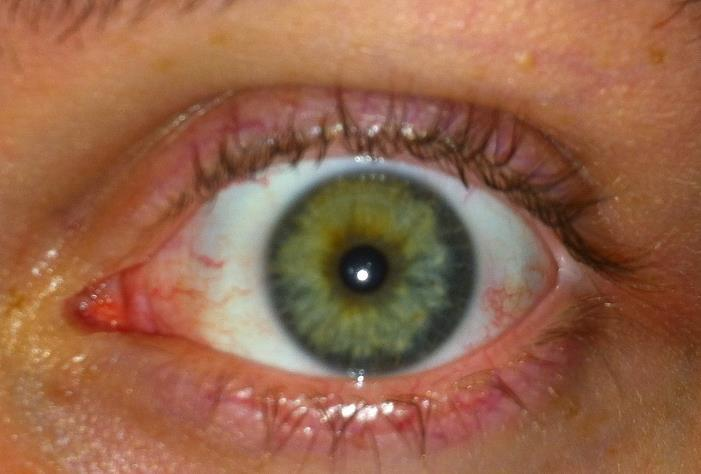
#> input picture 2025-1/Trabalho 2/olho01.jpg, 701 x 474 px
$ python Trabalho01.py '../Trabalho 2/olho01.jpg'
#> lines starting #> are read from the running program, lines starting #| are printed output that depends on the picture; after the words box and inside, x2 and y2 are one past the last pixel; in counts of white or black regions, pixels touching at a corner belong together
# Felipe Bona, João Martinho

import os
import sys
from datetime import datetime

import imageio
import nibabel as nib
import numpy as np
from PIL import Image
from scipy.ndimage import binary_erosion, generate_binary_structure


class ProcessadorDeImagens:
    def __init__(self, caminho_entrada):
        self.caminho_entrada = caminho_entrada
        self.diretorio_saida = f"saida_{datetime.now().strftime('%Y%m%d_%H%M%S')}"
        self.imagem_original = None
        self.imagem_atual = None
        self.eh_3d = False

    def carregar_imagem(self):
        try:
            if not os.path.isfile(self.caminho_entrada):
                raise FileNotFoundError(f"ERRO: arquivo não encontrado.")

            if self.caminho_entrada.lower().endswith(('.nii', '.nii.gz')):
                img = nib.load(self.caminho_entrada)
                dados = img.get_fdata()
                if dados.ndim == 2:
                    dados = dados[..., np.newaxis]
                self.imagem_original = dados
                self.eh_3d = True
            else:
                img = Image.open(self.caminho_entrada)
#> img is the input picture: PIL image 701x474 RGB; mean R, G, B 150, 101.6, 74.9
                if img.mode != 'L':
                    img = img.convert('L')
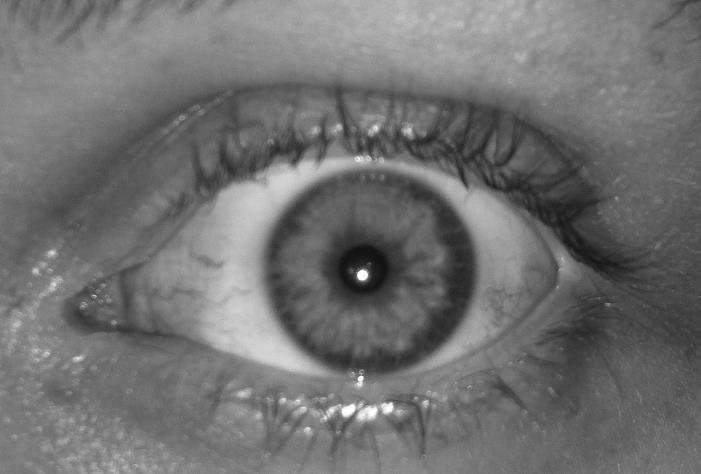
#> img: PIL image 701x474 L; min 16, max 255, mean 113
                self.imagem_original = np.array(img)
                self.eh_3d = False

            self.imagem_original = (self.imagem_original - np.min(self.imagem_original)) / (
                    np.max(self.imagem_original) - np.min(self.imagem_original) + 1e-8)
            self.imagem_atual = self.imagem_original.copy()

            print(f"Imagem {'3D' if self.eh_3d else '2D'} carregada. Dimensões: {self.imagem_original.shape}")
#| Imagem 2D carregada. Dimensões: (474, 701)
            return True

        except Exception as e:
            print(f"ERRO AO CARREGAR: {str(e)}")
            return False

    def salvar_imagem(self, etapa):
        try:
            os.makedirs(self.diretorio_saida, exist_ok=True)
            caminho_saida = os.path.join(self.diretorio_saida, f"etapa_{etapa}")

            if self.eh_3d:
                nib.save(nib.Nifti1Image(self.imagem_atual, np.eye(4)), f"{caminho_saida}.nii.gz")
            else:
                img_2d = (np.squeeze(self.imagem_atual) * 255).astype(np.uint8)
                imageio.imwrite(f"{caminho_saida}.png", img_2d)

            print(f"Etapa {etapa} salva em: {caminho_saida}")
            return True
        except Exception as e:
            print(f"ERRO AO SALVAR: {str(e)}")
            return False

    def binarizar(self, limiar=0.5):
        try:
            self.imagem_atual = (self.imagem_atual > limiar).astype(np.uint8)
            return True
        except Exception as e:
            print(f"ERRO NA BINARIZAÇÃO: {str(e)}")
            return False

    def erodir(self):
        try:
            dim = 3 if self.eh_3d else 2
            estrutura = generate_binary_structure(dim, 2)

            binaria_img = (self.imagem_atual > 0.5).astype(np.uint8)
            self.imagem_atual = binary_erosion(binaria_img, structure=estrutura)
            return True
        except Exception as e:
            print(f"ERRO NA EROSÃO: {str(e)}")
            return False

    def detectar_contornos(self):
        try:
            binaria_img = (self.imagem_atual > 0.5).astype(np.uint8)

            dim = 3 if self.eh_3d else 2
            estrutura = generate_binary_structure(dim, 2)
            erodida = binary_erosion(binaria_img, structure=estrutura)

            self.imagem_atual = binaria_img - erodida
            return True
        except Exception as e:
            print(f"ERRO NOS CONTORNOS: {str(e)}")
            return False


def main():
    print("=== PROCESSADOR DE IMAGENS 3D ===")

    if len(sys.argv) > 1:
        caminho_entrada = sys.argv[1]
    else:
        caminho_entrada = input("Digite o caminho da imagem (absoluto): ").strip('"')

    processador = ProcessadorDeImagens(caminho_entrada)

    if not processador.carregar_imagem():
        input("\nPressione enter para sair...")
        sys.exit(1)

    etapas = [
        ("1. Binarização", processador.binarizar),
        ("2. Erosão", processador.erodir),
        ("3. Detecção de contornos", processador.detectar_contornos)
    ]

    for nome, operacao in etapas:
        print(f"\n{nome}")
        if not operacao():
            print("INTERROMPIDO: erro na operação")
            input("Pressione enter para sair...")
            sys.exit(1)
        processador.salvar_imagem(nome[0])
#> this loop made 3 passes
#> pass 1, in binarizar, `self.imagem_atual = (self.imagem_atual > limiar).astype(np.uint8)`:
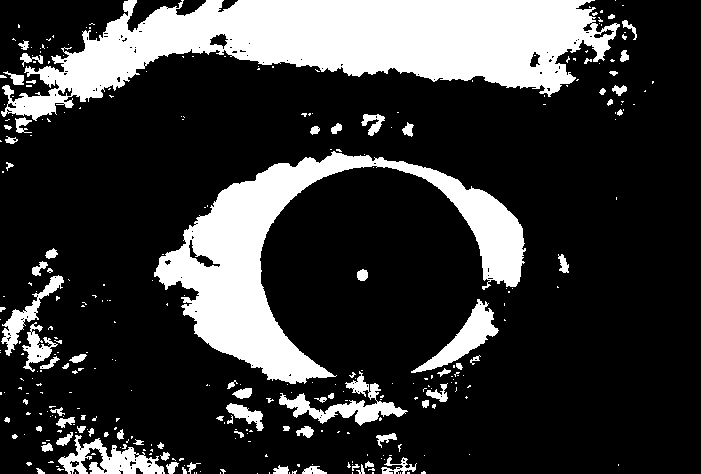
#> self.imagem_atual: shape (474, 701); values 0 (black) and 1 (white), 22.2% white; 328 white regions (251 under 20 px), largest, box (x1, y1, x2, y2) and area: (1, 0, 620, 121) 36687, (154, 151, 526, 384) 23256, (279, 371, 408, 426) 1976
#> pass 2, in erodir, `self.imagem_atual = binary_erosion(binaria_img, structure=estrutura)`:
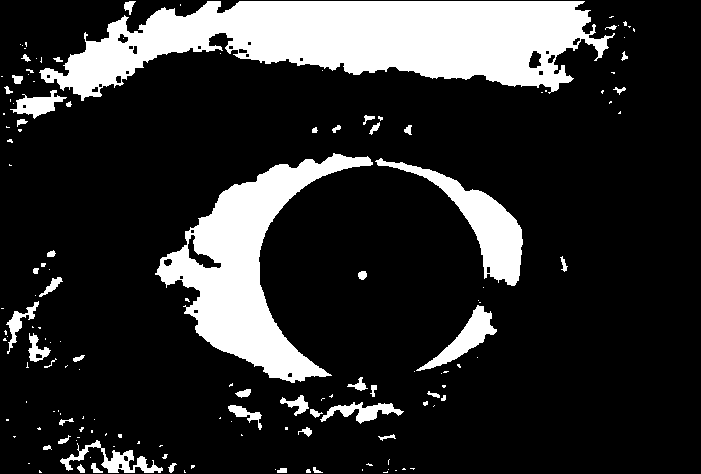
#> self.imagem_atual: shape (474, 701) bool; 18.4% white; 151 white regions (102 under 20 px), largest, box (x1, y1, x2, y2) and area: (39, 1, 615, 101) 32222, (155, 153, 373, 383) 16508, (375, 158, 523, 286) 4583

    print("\nSucesso!")
    print(f"Resultados em: {os.path.abspath(processador.diretorio_saida)}")
    input("Pressione enter para sair...")


if __name__ == "__main__":
    main()

$ run again, on 2025-1/Trabalho 2/olho03.jpg
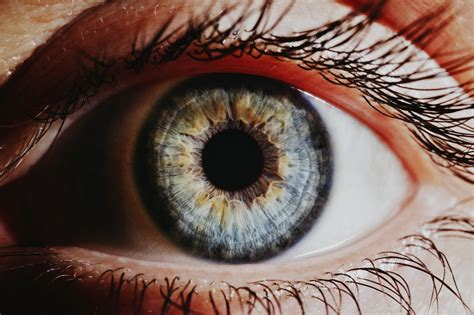
#> input picture 2025-1/Trabalho 2/olho03.jpg, 474 x 315 px
#> in carregar_imagem, img is the input picture: PIL image 474x315 RGB; mean R, G, B 112.3, 90.2, 81.9
#> img: PIL image 474x315 L
#| Imagem 2D carregada. Dimensões: (315, 474)
#> the loop in main, `for nome, operacao in etapas:` made 3 passes
#> pass 1, in binarizar, `self.imagem_atual = (self.imagem_atual > limiar).astype(np.uint8)`:
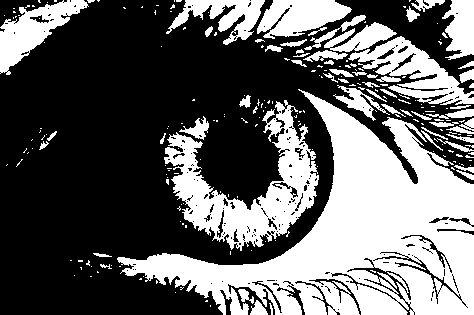
#> self.imagem_atual: shape (315, 474); values 0 (black) and 1 (white), 39.1% white; 232 white regions (174 under 20 px), largest, box (x1, y1, x2, y2) and area: (117, 89, 474, 315) 31855, (164, 100, 319, 251) 8477, (348, 36, 474, 105) 3297
#> pass 2, in erodir, `self.imagem_atual = binary_erosion(binaria_img, structure=estrutura)`:
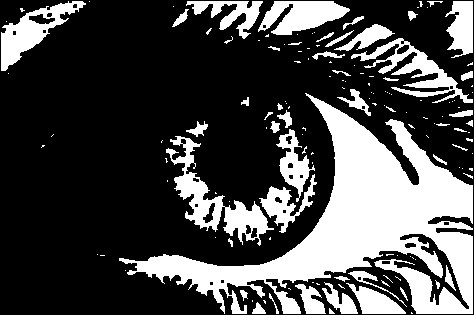
#> self.imagem_atual: shape (315, 474) bool; 28.8% white; 145 white regions (96 under 20 px), largest, box (x1, y1, x2, y2) and area: (119, 93, 473, 314) 24302, (166, 136, 274, 246) 2977, (351, 38, 473, 103) 2102
